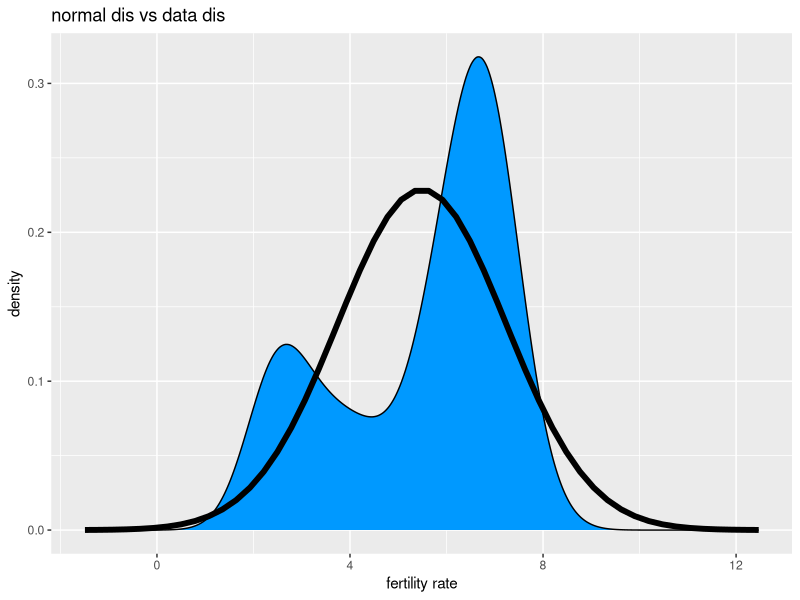
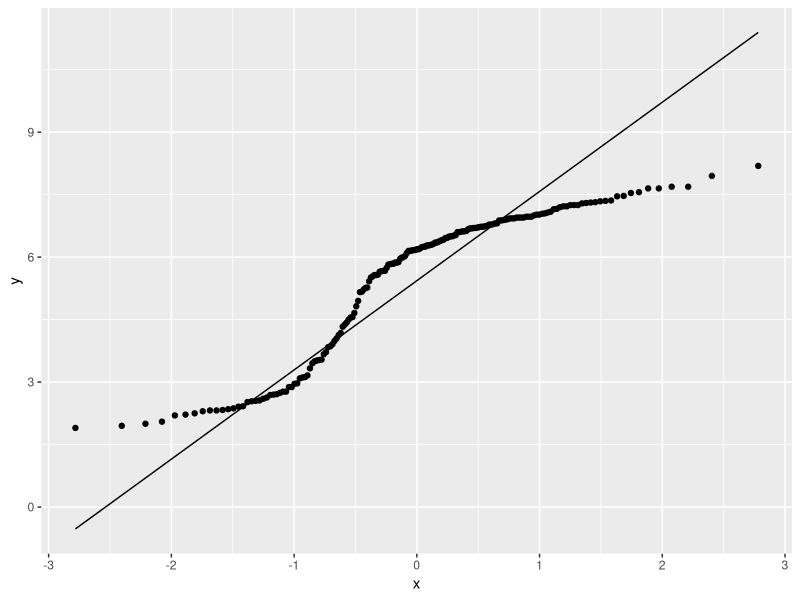

Write the R code that produced these figures, in order.
## ---- chunk 1
trim.mean <- function(vec,alpha){
    if (alpha>0.5 || alpha<0) {
        return(F)
    }
    vec <- vec[order(vec)]
    a <-min(floor((length(vec)-1))/2,floor(alpha*length(vec)))
    trim_vec <- vec[c((a+1):(length(vec)-a))]
    trim_m <- (1/(length(vec)-2*a))*sum(trim_vec)
    return(trim_m)
}
# This function performs alpha mean trim - orderes the 'vec' and trims a ratio
  # of `alpha` from either sides of the vector.
  #@param vec: vector, a list of numbers 
  #@param alpha: double, a number between 0 and 0.5 (including)
  
## ---- chunk 2
# robust standard deviation estimate
my.mad <- function(x){
  MA<- median(abs(x-median(x)))
  return(MA/qnorm(0.75))
  
}
## ---- chunk 3
library(dslabs)
library(tidyverse)
library(e1071) # has skewness and kurtosis functions 
library(ggplot2)
data(gapminder) # load dataset
##a##
gap <- gapminder
gap_1960 <- gap %>% filter(year == 1960)
gap_1960 <- gap_1960[c(1,5)]
gap1960 <- gap_1960[,2] #a new variable containing the fertility in 1960 for every country
##b##
mean1 <- mean(gap1960)
mean1
sd1 <- sd(gap1960)
sd1
##c##
normi <- data.frame(x=seq(-4,4,len = 50)*sd1 +mean1) %>% mutate(density=dnorm(x,mean1,sd1))
k <- ggplot(data=gap_1960,aes(gap1960)) + geom_density(fill="#0099FF") + geom_line(data=normi,aes(x,density),lwd =2) + labs(title = "normal dis vs data dis",x="fertility rate" )
k
##d##
q <- ggplot(data=gap_1960,aes(sample = gap1960)) + stat_qq() + stat_qq_line()
q
##e##
kurtosis(gap1960)
print("there are long tails")
skewness(gap1960)
print("there is a left tail")
##f##
tm <-trim.mean(gap1960,0.05)
n_mad <- mad(gap1960)
print("trim mean")
tm
print("the gap between the trim mean and mean")
tm-mean1
# we can see there is a gap between the trim mean and the mean and it is cased by 
# the mean of those variables was lower than the total mean 
# there for subtracting tham increase the thri mean
print("the MAD")
n_mad
print("the gap between the MAD and sd")
n_mad - sd1
# we can see there is a gap between the MAD and the SD and it is cased by
# because the MAD is based on the distance from the median(which is 6.19) and SD is based on the distance from the mean(which is 5.48)
# 
